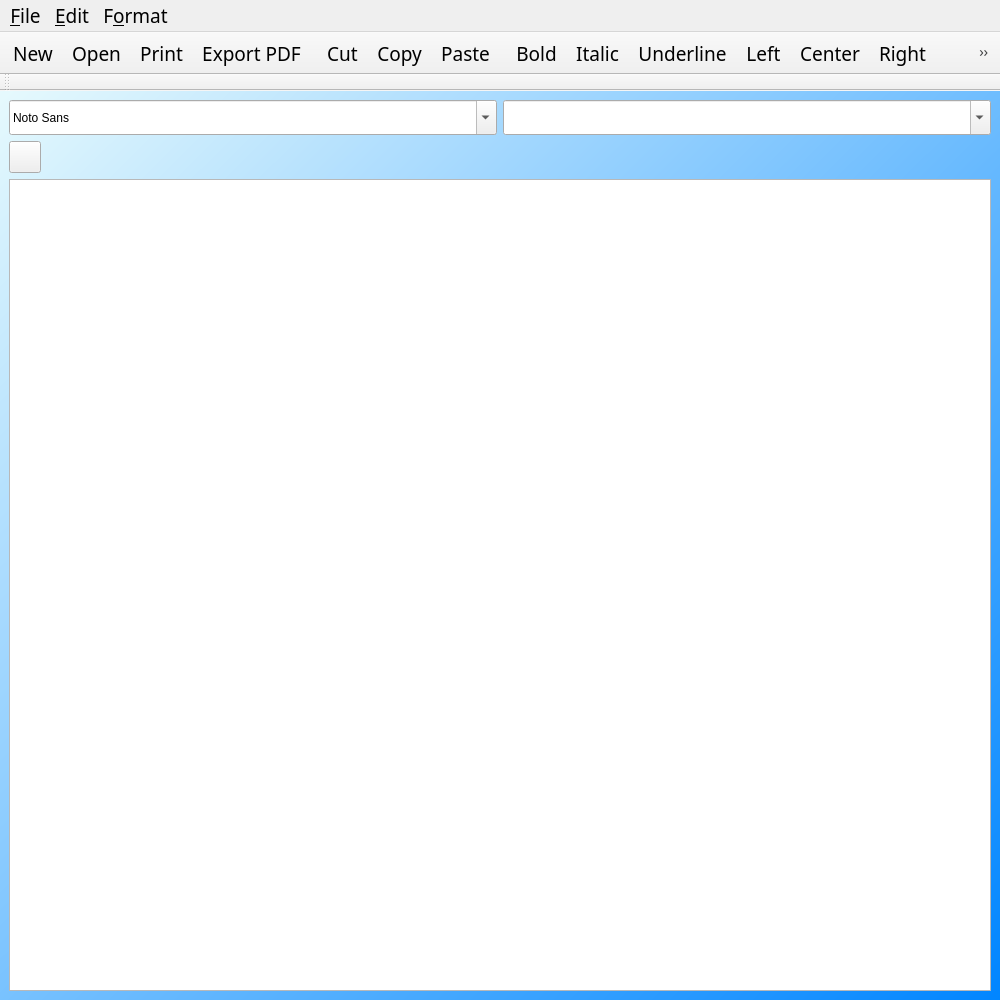
<?xml version="1.0" encoding="UTF-8"?>
<ui version="4.0">
 <class>Editor</class>
 <widget class="QMainWindow" name="Editor">
  <property name="geometry">
   <rect>
    <x>0</x>
    <y>0</y>
    <width>1000</width>
    <height>1000</height>
   </rect>
  </property>
  <property name="font">
   <font>
    <family>Manjari</family>
    <pointsize>14</pointsize>
   </font>
  </property>
  <property name="windowTitle">
   <string>Editor</string>
  </property>
  <property name="windowIcon">
   <iconset resource="IconsClient.qrc">
    <normaloff>:/IconsClient/myicons-pencil.png</normaloff>:/IconsClient/myicons-pencil.png</iconset>
  </property>
  <property name="styleSheet">
   <string notr="true">QMainWindow#Editor{
	background-color: qlineargradient(spread:reflect, x1:1, y1:1, x2:0, y2:0, stop:0 rgba(0, 133, 255, 255), stop:1 rgba(241, 255, 253, 255));
}</string>
  </property>
  <property name="unifiedTitleAndToolBarOnMac">
   <bool>true</bool>
  </property>
  <widget class="QWidget" name="centralWidget">
   <property name="font">
    <font>
     <family>Manjari</family>
     <pointsize>14</pointsize>
    </font>
   </property>
   <layout class="QVBoxLayout" name="verticalLayout">
    <item>
     <layout class="QHBoxLayout" name="horizontalLayout">
      <item>
       <widget class="QFontComboBox" name="comboFont">
        <property name="font">
         <font>
          <family>Manjari</family>
          <pointsize>14</pointsize>
         </font>
        </property>
        <property name="currentFont">
         <font>
          <family>Manjari</family>
          <pointsize>14</pointsize>
         </font>
        </property>
       </widget>
      </item>
      <item>
       <widget class="QComboBox" name="comboSize">
        <property name="font">
         <font>
          <family>Manjari</family>
          <pointsize>14</pointsize>
         </font>
        </property>
        <property name="editable">
         <bool>true</bool>
        </property>
        <property name="maxCount">
         <number>100</number>
        </property>
        <property name="insertPolicy">
         <enum>QComboBox::InsertAtBottom</enum>
        </property>
       </widget>
      </item>
     </layout>
    </item>
    <item>
     <widget class="QPushButton" name="OnlineUsersButton">
      <property name="maximumSize">
       <size>
        <width>32</width>
        <height>32</height>
       </size>
      </property>
      <property name="font">
       <font>
        <family>Manjari</family>
        <pointsize>14</pointsize>
       </font>
      </property>
      <property name="toolTip">
       <string>Online users...</string>
      </property>
      <property name="text">
       <string/>
      </property>
      <property name="icon">
       <iconset resource="IconsClient.qrc">
        <normaloff>:/IconsClient/myicons-default-user-image.png</normaloff>:/IconsClient/myicons-default-user-image.png</iconset>
      </property>
      <property name="iconSize">
       <size>
        <width>24</width>
        <height>24</height>
       </size>
      </property>
     </widget>
    </item>
    <item>
     <widget class="MyTextEdit" name="textEdit">
      <property name="font">
       <font>
        <family>Manjari</family>
        <pointsize>14</pointsize>
       </font>
      </property>
     </widget>
    </item>
   </layout>
  </widget>
  <widget class="QMenuBar" name="menubar">
   <property name="geometry">
    <rect>
     <x>0</x>
     <y>0</y>
     <width>1000</width>
     <height>26</height>
    </rect>
   </property>
   <property name="font">
    <font>
     <family>Manjari</family>
     <pointsize>14</pointsize>
    </font>
   </property>
   <widget class="QMenu" name="menuFile">
    <property name="font">
     <font>
      <family>Manjari</family>
      <pointsize>14</pointsize>
     </font>
    </property>
    <property name="title">
     <string>&amp;File</string>
    </property>
    <addaction name="actionNew"/>
    <addaction name="actionOpen"/>
    <addaction name="separator"/>
    <addaction name="actionPrint"/>
    <addaction name="actionPrintPreview"/>
    <addaction name="actionExportPDF"/>
    <addaction name="separator"/>
    <addaction name="actionQuit"/>
   </widget>
   <widget class="QMenu" name="menuEdit">
    <property name="font">
     <font>
      <family>Manjari</family>
      <pointsize>14</pointsize>
     </font>
    </property>
    <property name="title">
     <string>&amp;Edit</string>
    </property>
    <addaction name="actionCut"/>
    <addaction name="actionCopy"/>
    <addaction name="actionPaste"/>
   </widget>
   <widget class="QMenu" name="menuFormat">
    <property name="font">
     <font>
      <family>Manjari</family>
      <pointsize>14</pointsize>
     </font>
    </property>
    <property name="title">
     <string>F&amp;ormat</string>
    </property>
    <addaction name="actionBold"/>
    <addaction name="actionItalic"/>
    <addaction name="actionUnderline"/>
    <addaction name="separator"/>
    <addaction name="actionLeft"/>
    <addaction name="actionCenter"/>
    <addaction name="actionRight"/>
    <addaction name="separator"/>
    <addaction name="actionColor"/>
   </widget>
   <addaction name="menuFile"/>
   <addaction name="menuEdit"/>
   <addaction name="menuFormat"/>
  </widget>
  <widget class="QToolBar" name="toolBarFile">
   <property name="font">
    <font>
     <family>Manjari</family>
     <pointsize>14</pointsize>
    </font>
   </property>
   <property name="windowTitle">
    <string>File Actions</string>
   </property>
   <property name="movable">
    <bool>false</bool>
   </property>
   <attribute name="toolBarArea">
    <enum>TopToolBarArea</enum>
   </attribute>
   <attribute name="toolBarBreak">
    <bool>false</bool>
   </attribute>
   <addaction name="actionNew"/>
   <addaction name="actionOpen"/>
   <addaction name="actionPrint"/>
   <addaction name="actionExportPDF"/>
  </widget>
  <widget class="QToolBar" name="toolBarEdit">
   <property name="font">
    <font>
     <family>Manjari</family>
     <pointsize>14</pointsize>
    </font>
   </property>
   <property name="windowTitle">
    <string>Edit Actions</string>
   </property>
   <property name="movable">
    <bool>false</bool>
   </property>
   <attribute name="toolBarArea">
    <enum>TopToolBarArea</enum>
   </attribute>
   <attribute name="toolBarBreak">
    <bool>false</bool>
   </attribute>
   <addaction name="actionCut"/>
   <addaction name="actionCopy"/>
   <addaction name="actionPaste"/>
  </widget>
  <widget class="QToolBar" name="toolBarFormat">
   <property name="font">
    <font>
     <family>Manjari</family>
     <pointsize>14</pointsize>
    </font>
   </property>
   <property name="windowTitle">
    <string>Format Actions</string>
   </property>
   <property name="movable">
    <bool>false</bool>
   </property>
   <attribute name="toolBarArea">
    <enum>TopToolBarArea</enum>
   </attribute>
   <attribute name="toolBarBreak">
    <bool>false</bool>
   </attribute>
   <addaction name="actionBold"/>
   <addaction name="actionItalic"/>
   <addaction name="actionUnderline"/>
   <addaction name="actionLeft"/>
   <addaction name="actionCenter"/>
   <addaction name="actionRight"/>
   <addaction name="actionColor"/>
  </widget>
  <widget class="QToolBar" name="toolBarOnlineUsers">
   <property name="font">
    <font>
     <family>Manjari</family>
     <pointsize>14</pointsize>
    </font>
   </property>
   <property name="windowTitle">
    <string>toolBar</string>
   </property>
   <property name="layoutDirection">
    <enum>Qt::RightToLeft</enum>
   </property>
   <property name="movable">
    <bool>false</bool>
   </property>
   <property name="floatable">
    <bool>false</bool>
   </property>
   <attribute name="toolBarArea">
    <enum>TopToolBarArea</enum>
   </attribute>
   <attribute name="toolBarBreak">
    <bool>false</bool>
   </attribute>
  </widget>
  <widget class="QToolBar" name="toolBarStyle">
   <property name="font">
    <font>
     <family>Manjari</family>
     <pointsize>14</pointsize>
    </font>
   </property>
   <property name="windowTitle">
    <string>toolBar</string>
   </property>
   <property name="allowedAreas">
    <set>Qt::BottomToolBarArea|Qt::TopToolBarArea</set>
   </property>
   <attribute name="toolBarArea">
    <enum>TopToolBarArea</enum>
   </attribute>
   <attribute name="toolBarBreak">
    <bool>true</bool>
   </attribute>
  </widget>
  <action name="actionNew">
   <property name="icon">
    <iconset resource="IconsClient.qrc">
     <normaloff>:/IconsClient/myicons-new-file.png</normaloff>:/IconsClient/myicons-new-file.png</iconset>
   </property>
   <property name="text">
    <string>&amp;New</string>
   </property>
   <property name="font">
    <font>
     <family>Manjari</family>
     <pointsize>14</pointsize>
    </font>
   </property>
  </action>
  <action name="actionOpen">
   <property name="icon">
    <iconset resource="IconsClient.qrc">
     <normaloff>:/IconsClient/myicons-open-file.png</normaloff>:/IconsClient/myicons-open-file.png</iconset>
   </property>
   <property name="text">
    <string>&amp;Open...</string>
   </property>
   <property name="toolTip">
    <string>Open...</string>
   </property>
   <property name="font">
    <font>
     <family>Manjari</family>
     <pointsize>14</pointsize>
    </font>
   </property>
  </action>
  <action name="actionPrint">
   <property name="icon">
    <iconset resource="IconsClient.qrc">
     <normaloff>:/IconsClient/myicons-print.png</normaloff>:/IconsClient/myicons-print.png</iconset>
   </property>
   <property name="text">
    <string>&amp;Print...</string>
   </property>
   <property name="toolTip">
    <string>Print...</string>
   </property>
   <property name="font">
    <font>
     <family>Manjari</family>
     <pointsize>14</pointsize>
    </font>
   </property>
  </action>
  <action name="actionPrintPreview">
   <property name="icon">
    <iconset resource="IconsClient.qrc">
     <normaloff>:/IconsClient/myicons-print.png</normaloff>:/IconsClient/myicons-print.png</iconset>
   </property>
   <property name="text">
    <string>Print Preview...</string>
   </property>
   <property name="toolTip">
    <string>Print Preview...</string>
   </property>
   <property name="font">
    <font>
     <family>Manjari</family>
     <pointsize>14</pointsize>
    </font>
   </property>
  </action>
  <action name="actionExportPDF">
   <property name="icon">
    <iconset resource="IconsClient.qrc">
     <normaloff>:/IconsClient/myicons-export-pdf.png</normaloff>:/IconsClient/myicons-export-pdf.png</iconset>
   </property>
   <property name="text">
    <string>&amp;Export PDF...</string>
   </property>
   <property name="toolTip">
    <string>Export PDF...</string>
   </property>
   <property name="font">
    <font>
     <family>Manjari</family>
     <pointsize>14</pointsize>
    </font>
   </property>
  </action>
  <action name="actionQuit">
   <property name="icon">
    <iconset resource="IconsClient.qrc">
     <normaloff>:/IconsClient/myicons-quit.png</normaloff>:/IconsClient/myicons-quit.png</iconset>
   </property>
   <property name="text">
    <string>&amp;Quit</string>
   </property>
   <property name="toolTip">
    <string>Quit</string>
   </property>
   <property name="font">
    <font>
     <family>Manjari</family>
     <pointsize>14</pointsize>
    </font>
   </property>
  </action>
  <action name="actionCut">
   <property name="icon">
    <iconset resource="IconsClient.qrc">
     <normaloff>:/IconsClient/myicons-cut.png</normaloff>:/IconsClient/myicons-cut.png</iconset>
   </property>
   <property name="text">
    <string>Cu&amp;t</string>
   </property>
   <property name="toolTip">
    <string>Cut</string>
   </property>
   <property name="font">
    <font>
     <family>Manjari</family>
     <pointsize>14</pointsize>
    </font>
   </property>
  </action>
  <action name="actionCopy">
   <property name="icon">
    <iconset resource="IconsClient.qrc">
     <normaloff>:/IconsClient/myicons-copy.png</normaloff>:/IconsClient/myicons-copy.png</iconset>
   </property>
   <property name="text">
    <string>&amp;Copy</string>
   </property>
   <property name="toolTip">
    <string>Copy</string>
   </property>
   <property name="font">
    <font>
     <family>Manjari</family>
     <pointsize>14</pointsize>
    </font>
   </property>
  </action>
  <action name="actionPaste">
   <property name="icon">
    <iconset resource="IconsClient.qrc">
     <normaloff>:/IconsClient/myicons-paste.png</normaloff>:/IconsClient/myicons-paste.png</iconset>
   </property>
   <property name="text">
    <string>&amp;Paste</string>
   </property>
   <property name="toolTip">
    <string>Paste</string>
   </property>
   <property name="font">
    <font>
     <family>Manjari</family>
     <pointsize>14</pointsize>
    </font>
   </property>
  </action>
  <action name="actionBold">
   <property name="checkable">
    <bool>true</bool>
   </property>
   <property name="icon">
    <iconset resource="IconsClient.qrc">
     <normaloff>:/IconsClient/myicons-bold.png</normaloff>:/IconsClient/myicons-bold.png</iconset>
   </property>
   <property name="text">
    <string>&amp;Bold</string>
   </property>
   <property name="toolTip">
    <string>&lt;html&gt;&lt;head/&gt;&lt;body&gt;&lt;p&gt;&lt;span style=&quot; font-weight:600;&quot;&gt;Bold&lt;/span&gt;&lt;/p&gt;&lt;/body&gt;&lt;/html&gt;</string>
   </property>
   <property name="font">
    <font>
     <family>Manjari</family>
     <pointsize>14</pointsize>
    </font>
   </property>
  </action>
  <action name="actionItalic">
   <property name="checkable">
    <bool>true</bool>
   </property>
   <property name="icon">
    <iconset resource="IconsClient.qrc">
     <normaloff>:/IconsClient/myicons-italic.png</normaloff>:/IconsClient/myicons-italic.png</iconset>
   </property>
   <property name="text">
    <string>&amp;Italic</string>
   </property>
   <property name="toolTip">
    <string>&lt;html&gt;&lt;head/&gt;&lt;body&gt;&lt;p&gt;&lt;span style=&quot; font-style:italic;&quot;&gt;Italic&lt;/span&gt;&lt;/p&gt;&lt;/body&gt;&lt;/html&gt;</string>
   </property>
   <property name="font">
    <font>
     <family>Manjari</family>
     <pointsize>14</pointsize>
    </font>
   </property>
  </action>
  <action name="actionUnderline">
   <property name="checkable">
    <bool>true</bool>
   </property>
   <property name="icon">
    <iconset resource="IconsClient.qrc">
     <normaloff>:/IconsClient/myicons-underline.png</normaloff>:/IconsClient/myicons-underline.png</iconset>
   </property>
   <property name="text">
    <string>&amp;Underline</string>
   </property>
   <property name="toolTip">
    <string>&lt;html&gt;&lt;head/&gt;&lt;body&gt;&lt;p&gt;&lt;span style=&quot; text-decoration: underline;&quot;&gt;Underline&lt;/span&gt;&lt;/p&gt;&lt;/body&gt;&lt;/html&gt;</string>
   </property>
   <property name="font">
    <font>
     <family>Manjari</family>
     <pointsize>14</pointsize>
    </font>
   </property>
  </action>
  <action name="actionLeft">
   <property name="checkable">
    <bool>true</bool>
   </property>
   <property name="icon">
    <iconset resource="IconsClient.qrc">
     <normaloff>:/IconsClient/myicons-align-left.png</normaloff>:/IconsClient/myicons-align-left.png</iconset>
   </property>
   <property name="text">
    <string>&amp;Left</string>
   </property>
   <property name="toolTip">
    <string>Align Left</string>
   </property>
   <property name="font">
    <font>
     <family>Manjari</family>
     <pointsize>14</pointsize>
    </font>
   </property>
  </action>
  <action name="actionCenter">
   <property name="checkable">
    <bool>true</bool>
   </property>
   <property name="icon">
    <iconset resource="IconsClient.qrc">
     <normaloff>:/IconsClient/myicons-align-center.png</normaloff>:/IconsClient/myicons-align-center.png</iconset>
   </property>
   <property name="text">
    <string>C&amp;enter</string>
   </property>
   <property name="toolTip">
    <string>Align Center</string>
   </property>
   <property name="font">
    <font>
     <family>Manjari</family>
     <pointsize>14</pointsize>
    </font>
   </property>
  </action>
  <action name="actionRight">
   <property name="checkable">
    <bool>true</bool>
   </property>
   <property name="icon">
    <iconset resource="IconsClient.qrc">
     <normaloff>:/IconsClient/myicons-align-right.png</normaloff>:/IconsClient/myicons-align-right.png</iconset>
   </property>
   <property name="text">
    <string>&amp;Right</string>
   </property>
   <property name="toolTip">
    <string>Align Right</string>
   </property>
   <property name="font">
    <font>
     <family>Manjari</family>
     <pointsize>14</pointsize>
    </font>
   </property>
  </action>
  <action name="actionJustify">
   <property name="checkable">
    <bool>true</bool>
   </property>
   <property name="icon">
    <iconset resource="IconsClient.qrc">
     <normaloff>:/IconsClient/myicons-align-justify.png</normaloff>:/IconsClient/myicons-align-justify.png</iconset>
   </property>
   <property name="text">
    <string>&amp;Justify</string>
   </property>
   <property name="toolTip">
    <string>Justify</string>
   </property>
  </action>
  <action name="actionColor">
   <property name="text">
    <string>&amp;Color</string>
   </property>
   <property name="toolTip">
    <string>Color</string>
   </property>
   <property name="font">
    <font>
     <family>Manjari</family>
     <pointsize>14</pointsize>
    </font>
   </property>
  </action>
  <action name="actionOnlineUsers">
   <property name="icon">
    <iconset resource="IconsClient.qrc">
     <normaloff>:/IconsClient/myicons-default-user-image.png</normaloff>:/IconsClient/myicons-default-user-image.png</iconset>
   </property>
   <property name="text">
    <string>OnlineUsers</string>
   </property>
   <property name="toolTip">
    <string>&lt;html&gt;&lt;head/&gt;&lt;body&gt;&lt;p&gt;Online users&lt;/p&gt;&lt;/body&gt;&lt;/html&gt;</string>
   </property>
  </action>
  <action name="actionSettings">
   <property name="icon">
    <iconset resource="IconsClient.qrc">
     <normaloff>:/IconsClient/myicons-settings.png</normaloff>:/IconsClient/myicons-settings.png</iconset>
   </property>
   <property name="text">
    <string>Settings</string>
   </property>
   <property name="toolTip">
    <string>User settings...</string>
   </property>
  </action>
  <action name="actionShare">
   <property name="icon">
    <iconset resource="IconsClient.qrc">
     <normaloff>:/IconsClient/myicons-share.png</normaloff>:/IconsClient/myicons-share.png</iconset>
   </property>
   <property name="text">
    <string>Share</string>
   </property>
   <property name="toolTip">
    <string>Get URI to share this file</string>
   </property>
  </action>
 </widget>
 <customwidgets>
  <customwidget>
   <class>MyTextEdit</class>
   <extends>QTextEdit</extends>
   <header>../../../MyTextEdit.h</header>
  </customwidget>
 </customwidgets>
 <resources>
  <include location="IconsClient.qrc"/>
 </resources>
 <connections/>
</ui>
